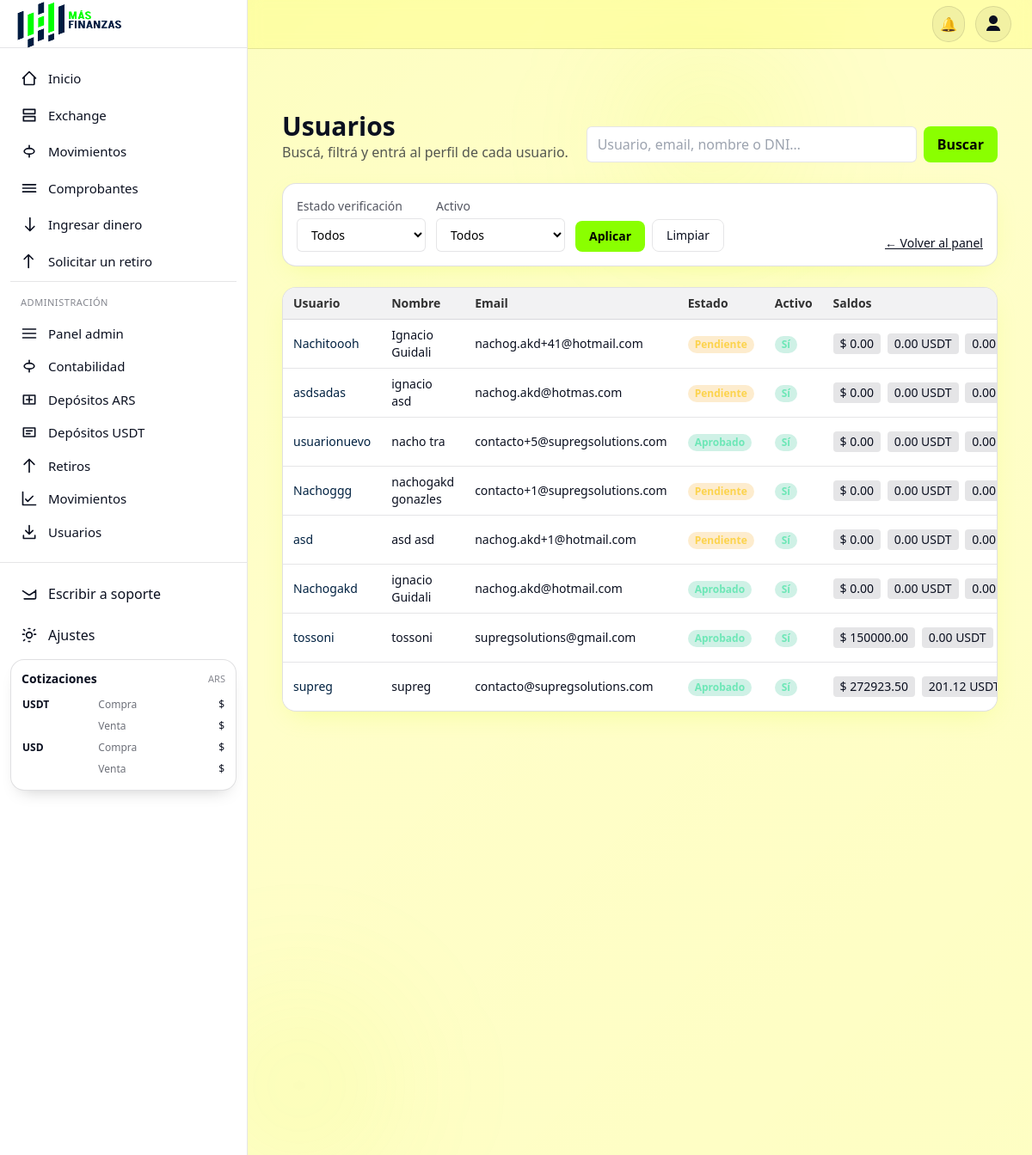
/admin-dashboard/usuarios/ (signed in), run on the app's committed database.
### usuarios/models.py (models this page shows, shortened)
class Usuario(AbstractUser):
    dni_frente = models.ImageField(upload_to='documentos/', null=True, blank=True)
    dni_dorso  = models.ImageField(upload_to='documentos/', null=True, blank=True)
    estado_verificacion = models.CharField(
        max_length=20,
        choices=[('pendiente','Pendiente'),('aprobado','Aprobado'),('rechazado','Rechazado')],
        default='pendiente'
    )
    saldo_ars  = models.DecimalField(max_digits=20, decimal_places=2, default=0)
    saldo_usdt = models.DecimalField(max_digits=20, decimal_places=2, default=0)
    saldo_usd  = models.DecimalField(max_digits=20, decimal_places=2, default=0)
    doc_tipo = models.CharField(max_length=8, default='DNI')
    doc_nro  = models.CharField(max_length=32, blank=True)
    persona_tipo     = models.CharField(max_length=10, choices=PERSONA_TIPO, default="FISICA")
    estado_civil     = models.CharField(max_length=20, choices=ESTADO_CIVIL, blank=True)
    sexo             = models.CharField(max_length=10, choices=SEXO_CHOICES, blank=True)
    nacionalidad     = models.CharField(max_length=32, blank=True)
    fecha_nacimiento = models.DateField(null=True, blank=True)
    lugar_nacimiento = models.CharField(max_length=128, blank=True)
    pais          = models.ForeignKey(Pais, null=True, blank=True, on_delete=models.SET_NULL, related_name="usuarios")
    provincia     = models.ForeignKey(Provincia, null=True, blank=True, on_delete=models.SET_NULL, related_name="usuarios")
    localidad     = models.ForeignKey(Localidad, null=True, blank=True, on_delete=models.SET_NULL, related_name="usuarios")
    codigo_postal = models.CharField(max_length=16, blank=True)
    calle         = models.CharField(max_length=128, blank=True)
    numero_calle  = models.CharField(max_length=16, blank=True)
    piso          = models.CharField(max_length=16, blank=True)
    depto         = models.CharField(max_length=16, blank=True)
    domicilio = models.CharField(max_length=255, blank=True)
    telefono  = models.CharField(max_length=32, blank=True)
    tyc_aceptado    = models.BooleanField(default=False)
    tyc_version     = models.CharField(max_length=20, blank=True)
    tyc_aceptado_en = models.DateTimeField(null=True, blank=True)
    email_confirmed = models.BooleanField(default=False)
    email_confirmed_at = models.DateTimeField(null=True, blank=True)
    email_confirm_sent_at = models.DateTimeField(null=True, blank=True)

### usuarios/views.py (the view, shortened to what this page needs)
# urls.py: path("admin-dashboard/usuarios/", admin_usuarios_list, name="admin_usuarios_list"),
@login_required
@user_passes_test(es_admin)
def admin_usuarios_list(request):
    qs = Usuario.objects.all().order_by('-date_joined')
    q = request.GET.get('q', '').strip()
    estado = request.GET.get('estado', '')
    if estado in ('pendiente', 'aprobado', 'rechazado'):
        qs = qs.filter(estado_verificacion=estado)
    activo = request.GET.get('activo', '')
    if activo in ('1', '0'):
        qs = qs.filter(is_active=(activo == '1'))
    paginator = Paginator(qs, 50)
    page = request.GET.get('page')
    usuarios = paginator.get_page(page)
    return render(request, "usuarios/admin_usuarios_list.html", {
        "usuarios": usuarios,
        "f": {"q": q, "estado": estado, "activo": activo},
    })

### usuarios/views.py (called while the page is built)
def es_admin(user):
    return user.is_superuser or user.is_staff

### usuarios/templates/usuarios/admin_usuarios_list.html (shortened to what this page needs)
{% extends "base.html" %}
{% block content %}
<section class="max-w-7xl mx-auto px-4 py-8">
  <header class="mb-6 flex flex-col gap-4 md:flex-row md:items-end md:justify-between">
    <div>
      <h1 class="text-2xl sm:text-3xl font-extrabold">Usuarios</h1>
      <p class="text-white/70">Buscá, filtrá y entrá al perfil de cada usuario.</p>
    </div>
    <form method="get" action="" class="w-full md:w-auto">
      <div class="flex gap-2">
        <input name="q" value="{{ f.q }}"
               placeholder="Usuario, email, nombre o DNI…"
               class="w-full md:w-96 rounded-lg border border-white/10 bg-white text-black px-3 py-2 focus:outline-none focus:ring-2 focus:ring-neon"/>
        <button class="rounded-lg bg-neon text-black font-semibold px-4 py-2">Buscar</button>
      </div>
    </form>
  </header>
  <form method="get" action="" class="card p-4 shadow-soft mb-6 grid gap-3 sm:grid-cols-5 text-sm">
    <div>
      <label class="block text-white/70 mb-1">Estado verificación</label>
      <select name="estado" class="w-full rounded-md border border-white/10 bg-white text-black px-3 py-2 focus:ring-2 focus:ring-neon">
        <option value="">Todos</option>
      </select>
    </div>
    <div>
      <label class="block text-white/70 mb-1">Activo</label>
      <select name="activo" class="w-full rounded-md border border-white/10 bg-white text-black px-3 py-2 focus:ring-2 focus:ring-neon">
        <option value="">Todos</option>
      </select>
    </div>
    <div class="sm:col-span-2 flex items-end gap-2">
      <button class="rounded-lg bg-neon text-black font-semibold px-4 py-2">Aplicar</button>
      <a href="{% url 'admin_usuarios_list' %}" class="rounded-lg border border-white/10 px-4 py-2 hover:bg-white/5">Limpiar</a>
    </div>
    <div class="flex items-end justify-end">
      <a href="{% url 'panel_admin' %}" class="text-sm underline">← Volver al panel</a>
    </div>
  </form>
  <div class="overflow-x-auto card p-0 shadow-soft">
    <table class="w-full text-sm">
      <thead class="bg-white/5 text-black/80">
        <tr>
          <th class="px-3 py-2 text-left">Usuario</th>
          <th class="px-3 py-2 text-left">Nombre</th>
          <th class="px-3 py-2 text-left">Email</th>
          <th class="px-3 py-2 text-left">Estado</th>
          <th class="px-3 py-2 text-left">Activo</th>
          <th class="px-3 py-2 text-left">Saldos</th>
        </tr>
      </thead>
      <tbody>
        {% for u in usuarios %}
        <tr class="border-t border-white/10 hover:bg-white/5">
          <td class="px-3 py-2 font-medium">
            <a class="text-accent hover:underline" href="{% url 'admin_usuario_perfil' u.id %}">{{ u.username }}</a>
          </td>
          <td class="px-3 py-2">
            {% if u.first_name or u.last_name %}
              {{ u.first_name }} {{ u.last_name }}
            {% else %}
              {{ u.username }}
            {% endif %}
          </td>
          <td class="px-3 py-2">{{ u.email|default:"—" }}</td>
          <td class="px-3 py-2 capitalize">
            {% if u.estado_verificacion == 'aprobado' %}
              <span class="inline-block rounded-full bg-emerald-500/20 text-emerald-300 px-2 py-0.5 text-xs font-semibold">Aprobado</span>
            {% elif u.estado_verificacion == 'rechazado' %}
              <span class="inline-block rounded-full bg-red-500/20 text-red-300 px-2 py-0.5 text-xs font-semibold">Rechazado</span>
            {% else %}
              <span class="inline-block rounded-full bg-amber-500/20 text-amber-300 px-2 py-0.5 text-xs font-semibold">Pendiente</span>
            {% endif %}
          </td>
          <td class="px-3 py-2">
            {% if u.is_active %}
              <span class="inline-block rounded-full bg-emerald-500/20 text-emerald-300 px-2 py-0.5 text-xs font-semibold">Sí</span>
            {% else %}
              <span class="inline-block rounded-full bg-red-500/20 text-red-300 px-2 py-0.5 text-xs font-semibold">No</span>
            {% endif %}
          </td>
          <td class="px-3 py-2">
            <div class="space-x-1 whitespace-nowrap">
              <span class="inline-block rounded bg-white/10 px-2 py-0.5">$ {{ u.saldo_ars }}</span>
              <span class="inline-block rounded bg-white/10 px-2 py-0.5">{{ u.saldo_usdt }} USDT</span>
              <span class="inline-block rounded bg-white/10 px-2 py-0.5">{{ u.saldo_usd }} USD</span>
            </div>
          </td>
        </tr>
        {% empty %}
        <tr>
          <td colspan="8" class="px-3 py-6 text-center text-white/60">Sin resultados.</td>
        </tr>
        {% endfor %}
      </tbody>
    </table>
  </div>
</section>
{% endblock %}

### usuarios/templates/base.html (style rules this page uses)
:root { --bg: #fffb0036; --fg: #0B1020; --muted: #475569; --card: #ffffff; --ring: #121A36; --border: rgba(2, 6, 23, .12); --tint-5: rgba(2, 6, 23, .05); --tint-10: rgba(2, 6, 23, .10); --input-bg: #ffffff; --input-text: #0b1020; --input-border: rgba(2, 6, 23, 0.18); --input-placeholder: #6b7280; --accent: #002141; --accent-fg: #121A36; }
html { font-family: Inter, ui-sans-serif, system-ui, -apple-system, Segoe UI, Roboto, Helvetica, Arial, "Apple Color Emoji", "Segoe UI Emoji"; }
body { background: var(--bg); color: var(--fg); }
.text-accent { color: var(--accent); }
.card { background: var(--card); border: 1px solid var(--border); border-radius: 1rem; box-shadow: 0 10px 20px -12px rgba(0, 0, 0, .25); }
.text-white\/70 { color: color-mix(in oklab, var(--fg) 70%, transparent) !important; }
.bg-white\/5 { background-color: var(--tint-5) !important; }
.bg-white\/10 { background-color: var(--tint-10) !important; }
.border-white\/10 { border-color: var(--tint-10) !important; }

### data on the page
Usuario: username "Nachitoooh", first_name "Ignacio", last_name "Guidali", email "nachog.akd+41@hotmail.com", estado_verificacion "Pendiente", is_active "Sí", saldo_ars "0.00", saldo_usdt "0.00", saldo_usd "0.00…"
Usuario: username "asdsadas", first_name "ignacio", last_name "asd", email "nachog.akd@hotmas.com", estado_verificacion "Pendiente", is_active "Sí", saldo_ars "0.00", saldo_usdt "0.00", saldo_usd "0.00…"
Usuario: username "usuarionuevo", first_name "nacho", last_name "tra", email "contacto+5@supregsolutions.com", estado_verificacion "Aprobado", is_active "Sí", saldo_ars "0.00", saldo_usdt "0.00", saldo_usd "0.00…"
Usuario: username "Nachoggg", first_name "nachogakd", last_name "gonazles", email "contacto+1@supregsolutions.com", estado_verificacion "Pendiente", is_active "Sí", saldo_ars "0.00", saldo_usdt "0.00", saldo_usd "0.00…"
Usuario: username "asd", first_name "asd", last_name "asd", email "nachog.akd+1@hotmail.com", estado_verificacion "Pendiente", is_active "Sí", saldo_ars "0.00", saldo_usdt "0.00", saldo_usd "0.00…"
Usuario: username "Nachogakd", first_name "ignacio", last_name "Guidali", email "nachog.akd@hotmail.com", estado_verificacion "Aprobado", is_active "Sí", saldo_ars "0.00", saldo_usdt "0.00", saldo_usd "0.00…"
Usuario: username "tossoni", email "supregsolutions@gmail.com", estado_verificacion "Aprobado", is_active "Sí", saldo_ars "150000.00", saldo_usdt "0.00"
Usuario: username "supreg", email "contacto@supregsolutions.com", estado_verificacion "Aprobado", is_active "Sí", saldo_ars "272923.50", saldo_usdt "201.12"
